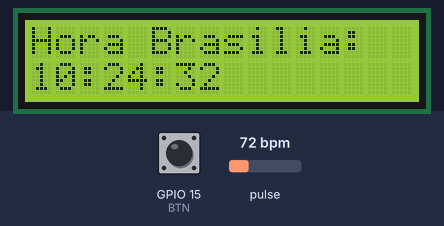
The sketch below on a simulated ESP32. Shown: 16×2 character LCD. Inputs (shaded band) come from the test bench; at power-on: GPIO 15 (BTN) HIGH, pulse 72 bpm. WiFi joins after 1.5 s; servers stay silent unless stated; uploads are accepted with an empty reply; the local clock reads 2024-03-15 10:24:30 at power-on unless the sketch sets it; what the sketch prints to the serial monitor is not drawn.

Above: at 2.9 s.
3.0 s: GPIO 15 (BTN) pulled LOW for 0.65 s
At 3.92 s:
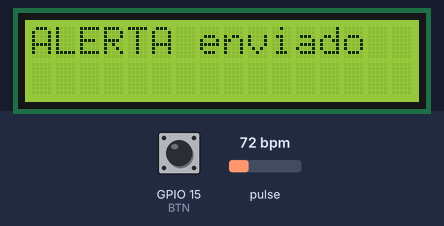
5.5 s: GPIO 15 (BTN) pulled LOW for 1 s
At 6.77 s:
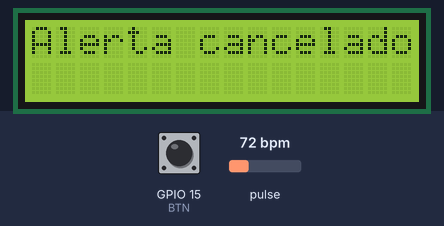
Timing chart, 0 to 8.5 s (numbered marks = the images above; inputs shaded):
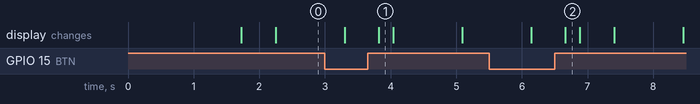

Measured:
- after the input at 3.0 s, the display: first differs from a run without the input after 0.82 s (image 1)
- after the input at 5.5 s, the display: first differs from a run without the input after 1.2 s (image 2)

The sketch:

bem6.ino
```cpp
#include <WiFi.h>
#include <HTTPClient.h>
#include <Wire.h>
#include <LiquidCrystal_I2C.h>

#include "MAX30100_PulseOximeter.h"

// ----- LCD -----
LiquidCrystal_I2C lcd(0x27, 16, 2);

// ----- MAX30100 -----
PulseOximeter pox;
uint32_t lastRead = 0;
#define REPORT_PERIOD 1000

// ----- Botão -----
const int BTN = 15;
unsigned long lastPress = 0;
int clickCount = 0;
bool measuring = false;
bool alertMode = false;

// ----- WiFi -----
String ssid = "REDE";
String pass = "SENHA";

// ----- Servidor -----
String emergencyContact = "+5599XXXXXXXX";
String serverURL = "http://SEUSITE.com/api/emergencia";

// =========================
// Funções Auxiliares
// =========================

void sendMessage(String msg) {
    HTTPClient http;
    http.begin(serverURL);
    http.addHeader("Content-Type", "application/json");

    String payload = "{\"contato\": \"" + emergencyContact + "\", \"mensagem\": \"" + msg + "\"}";
    http.POST(payload);
    http.end();
}

void showClock() {
    struct tm timeinfo;
    if (!getLocalTime(&timeinfo)) return;

    char buffer[20];
    strftime(buffer, sizeof(buffer), "%H:%M:%S", &timeinfo);
    lcd.clear();
    lcd.setCursor(0,0);
    lcd.print("Hora Brasilia:");
    lcd.setCursor(0,1);
    lcd.print(buffer);
}

// callback do sensor
void onBeatDetected() {
    Serial.println("Pulso detectado!");
}

void toggleMeasurement() {
    measuring = !measuring;
    lcd.clear();
    if (measuring) {
        lcd.print("Medindo...");
    } else {
        lcd.print("Medicao OFF");
    }
}

// =========================
// setup()
// =========================
void setup() {
    Serial.begin(115200);

    Wire.begin();
    lcd.init();
    lcd.backlight();

    pinMode(BTN, INPUT_PULLUP);

    // --- Conexão WiFi ---
    lcd.print("Conectando...");
    WiFi.begin(ssid, pass);
    while (WiFi.status() != WL_CONNECTED) delay(200);
    lcd.clear();

    // Relógio NTP
    configTime(-3 * 3600, 0, "pool.ntp.org");

    // --- Inicializar MAX30100 ---
    lcd.print("Sensor MAX30100...");
    if (!pox.begin()) {
        lcd.clear();
        lcd.print("ERRO SENSOR!");
        while(1);
    }
    pox.setOnBeatDetectedCallback(onBeatDetected);

    lcd.clear();
}

// =========================
// loop()
// =========================
void loop() {

    // ===================================
    // TRATAMENTO DO BOTÃO
    // ===================================
    if (!digitalRead(BTN)) {
        unsigned long now = millis();

        if (now - lastPress > 40) { // Debounce
            clickCount++;
            lastPress = now;
        }

        // Pressão longa → liga/desliga medição
        if (now - lastPress > 800 && !measuring) {
            toggleMeasurement();
            while (!digitalRead(BTN)); // aguarda soltar
            return;
        }
    }

    // Clique simples / duplo
    if (clickCount > 0 && millis() - lastPress > 300) {

        // Clique simples → enviar alerta
        if (clickCount == 1) {
            alertMode = true;
            lcd.clear();
            lcd.print("ALERTA enviado");
            sendMessage("ALERTA! Preciso de ajuda. Minha localizacao: ...");
        }

        // Duplo clique → cancelar alerta
        if (clickCount == 2) {
            alertMode = false;
            lcd.clear();
            lcd.print("Alerta cancelado");
            sendMessage("Desconsidere. Acionamento enganoso.");
        }

        clickCount = 0;
    }

    // ===================================
    // MEDIÇÃO MAX30100
    // ===================================
    pox.update(); // precisa rodar sempre

    if (measuring) {
        if (millis() - lastRead > REPORT_PERIOD) {

            float bpm = pox.getHeartRate();
            float spo2 = pox.getSpO2();

            lcd.clear();
            lcd.setCursor(0,0);
            lcd.print("BPM: ");
            lcd.print(bpm);

            lcd.setCursor(0,1);
            lcd.print("SpO2: ");
            lcd.print(spo2);
            lcd.print("%");

            lastRead = millis();
        }
    }
    else {
        showClock();
        delay(500);
    }
}
```
